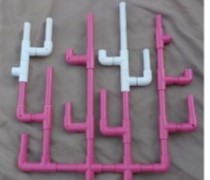
#> input picture 2.2_Coral_Health/a fail of feature matching/coral1.jpg, 210 x 180 px
$ python featureMatchTransformRepFAIL.py
#> lines starting #> are read from the running program, lines starting #| are printed output that depends on the picture
import numpy as np
import cv2
import matplotlib.pyplot as plt

img1 = cv2.imread('coral1.jpg',0)
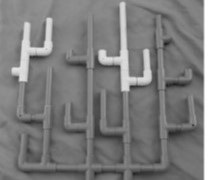
#> img1: shape (180, 210); min 31, max 255, mean 123.5
img2 = cv2.imread('coral2.jpg',0)
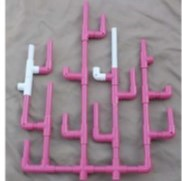
#> input picture 2.2_Coral_Health/a fail of feature matching/coral2.jpg, 182 x 181 px
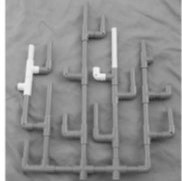
#> img2: shape (181, 182); min 45, max 255, mean 142.4

loops = 1

while loops <= 1000:

    orb = cv2.ORB_create()

    kp1, des1 = orb.detectAndCompute(img1,None)
#> kp1 = 170 keypoints; strongest (x, y, size): (127, 77, 77.1), (130, 86, 31), (131, 86, 37.2), (124, 87, 64.3)
    kp2, des2 = orb.detectAndCompute(img2,None)
#> kp2 = 141 keypoints; strongest (x, y, size): (34, 74, 31), (97, 77, 64.3), (102, 75, 44.6), (102, 76, 53.6)

    bf = cv2.BFMatcher(cv2.NORM_HAMMING, crossCheck=True)

    matches = bf.match(des1,des2)
#> matches = 63 matches
    matches = sorted(matches, key = lambda x:x.distance)

# Initialize lists
    list_kp1 = []
    list_kp2 = []

# For each match...
    for mat in matches:

    # Get the matching keypoints for each of the images
        img1_idx = mat.queryIdx
        img2_idx = mat.trainIdx

    # x - columns
    # y - rows
    # Get the coordinates
        (x1,y1) = kp1[img1_idx].pt
        (x2,y2) = kp2[img2_idx].pt

    # Append to each list
        list_kp1.append((x1, y1))
        list_kp2.append((x2, y2))
#> this loop made 63 passes
#> (img1_idx, img2_idx, x1, y1, x2, y2) on passes 1 to 12: (134, 93, 108, 125.3, 99.6, 133.2), (46, 50, 41, 120, 42, 128), (92, 48, 70.8, 104.4, 68, 115), (76, 81, 91.2, 64.8, 85.2, 80.4), (98, 56, 121.2, 124.8, 111, 133), (135, 92, 121, 125.3, 110.4, 132), (129, 87, 72, 105.1, 68.4, 115.2), (19, 27, 99, 59, 93, 75), (102, 43, 169.2, 133.2, 150, 99), (41, 46, 99, 93, 92, 105), (70, 23, 96, 56.4, 89, 72), (94, 49, 42, 111.6, 43, 121)
#> after the loop, list_kp1 = 63 pairs, first value 40.8 to 171, second value 38 to 133.2; list_kp2 = 63 pairs, first value 33 to 150, second value 34 to 142

#these two lists will contain all the coordinates of the feature points
    list_kp1 = [kp1[mat.queryIdx].pt for mat in matches]
    list_kp2 = [kp2[mat.trainIdx].pt for mat in matches]


#tranformation starting here
    img = cv2.imread('coral1.jpg')
#> img is the input picture: shape (180, 210, 3); mean B, G, R 129, 116, 136.1
    rows,cols,ch = img.shape
#> rows = 180; cols = 210; ch = 3

#put for feature points
    pts1 = np.float32([list_kp1[0],list_kp1[1],list_kp1[2],list_kp1[3]])
#> pts1 = [[108, 125.3], [41, 120], [70.8, 104.4], [91.2, 64.8]]
    pts2 = np.float32([list_kp2[0],list_kp2[1],list_kp2[2],list_kp2[3]])
#> pts2 = [[99.6, 133.2], [42, 128], [68, 115], [85.2, 80.4]]

#transformation matrix
    M = cv2.getPerspectiveTransform(pts1,pts2)
#> M = [[1.09, 0.0981, -7.8], [0.137, 1.14, 6.41], [0.000944, 0.00101, 1]]

#apply matrix
    dst = cv2.warpPerspective(img,M,(300,300))
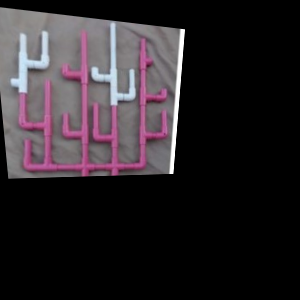
#> dst: shape (300, 300, 3); mean B, G, R 40.6, 36.7, 42.5
#> (the run stopped early here; a loop or call above may not have finished)
